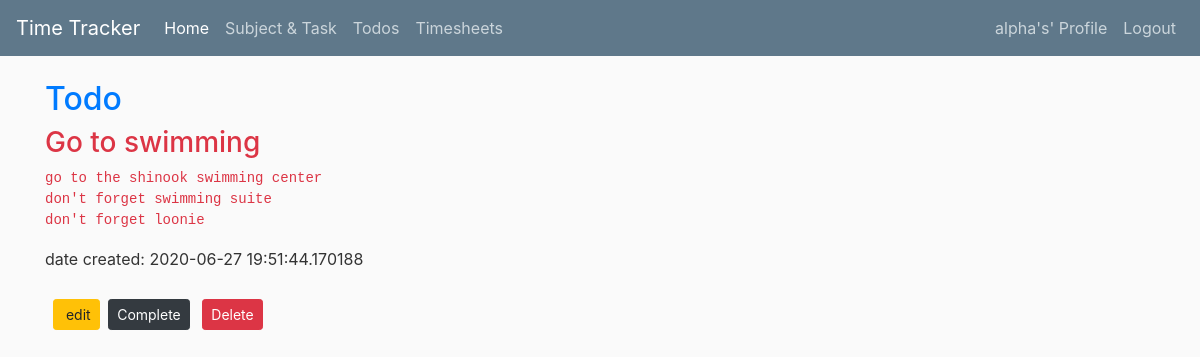
Screenshot of /todos/2 (signed in) with the database file from the repository.
### timetracker/models.py (models this page shows, shortened)
class User(db.Model, UserMixin):
	id = db.Column(db.Integer, primary_key=True)
	username = db.Column(db.String(20), unique=True, nullable=False)
	email = db.Column(db.String(120), unique=True, nullable=False)
	password = db.Column(db.String(32), nullable=False)

class Todo(db.Model):
	id = db.Column(db.Integer, primary_key=True)
	title = db.Column(db.String(256), nullable=False)
	description = db.Column(db.Text, nullable=False)
	date_created = db.Column(db.DateTime, nullable=False, default=datetime.utcnow)
	date_completed = db.Column(db.DateTime, nullable=True)
	user_id = db.Column(db.Integer, db.ForeignKey('user.id'), nullable=False)
	user = db.relationship('User', backref=db.backref('todos', lazy=True))

### timetracker/routes.py (the view)
@app.route('/todos/<int:todo_id>')
@login_required
def todo(todo_id):
	todo = Todo.query.get_or_404(todo_id)
	return render_template('todo.html', title='Todo', todo=todo)

### timetracker/models.py (called while the page is built)
@login_manager.user_loader
def load_user(user_id):
	return User.query.get(int(user_id))

### timetracker/templates/todo.html (shortened to what this page needs)
{% extends "layout.html" %}
{% block content %}
    <div>
		 <h2 class="text-primary">Todo</h2>
		 <div>
			{% if todo.date_completed %}
			<h3 class="text-success">{{ todo.title }}</h3>
			<pre class="text-success">{{ todo.description }}</pre>
			{% else %}
				<h3 class="text-danger">{{ todo.title }}</h3>
				<pre class="text-danger">{{ todo.description }}</pre>
			{% endif %}
			date created: {{ todo.date_created }}
			<br><br>
			<a href="{{ url_for('update_todo', todo_id=todo.id) }}" class="btn btn-warning btn-sm ml-2 mt-1 mb-1">
				 edit
			</a>
			<button type="button" class="btn btn-dark btn-sm m-1">Complete</button>
			<button type="button" class="btn btn-danger btn-sm m-1">Delete</button>
		 </div>
	 </div>
{% endblock content %}

### timetracker/templates/layout.html (shortened to what this page needs)
<!DOCTYPE html>
<html>
    <head>
		  <link rel="stylesheet" href="https://stackpath.bootstrapcdn.com/bootstrap/4.5.0/css/bootstrap.min.css">
        <link rel="stylesheet" href="https://use.fontawesome.com/releases/v5.4.1/css/all.css">
        <link rel="stylesheet" type="text/css" href="{{ url_for('static', filename='site.css') }}">
    </head>
    <body>
        <header class="site-header">
            <nav class="navbar navbar-expand-lg navbar-dark bg-steel fixed-top">
                <a class="navbar-brand" href="/">Time Tracker</a>
                <div class="collapse navbar-collapse" id="navbarSupportedContent">
                    <ul class="navbar-nav mr-auto">
                        <li class="nav-item active">
                            <a class="nav-link" href="/home">Home</a>
                        </li>
                        <li class="nav-item">
                            <a class="nav-link" href="/subjects_tasks">Subject & Task</a>
								</li>
                        <li class="nav-item">
									<a class="nav-link" href="/todos">Todos</a>
							  </li>
                        <li class="nav-item">
                            <a class="nav-link" href="/timesheets">Timesheets</a>
                        </li>
                    </ul>
                </div>
                <div class="navbar-nav">
						 {% if current_user.is_authenticated %}
							<a class="nav-item nav-link" href="/profile"> {{ current_user.username }}'s' Profile</a>
							<a class="nav-item nav-link" href="/logout">Logout</a>
						 {% else %}
							<a class="nav-item nav-link" href="/login">Login</a>
							<a class="nav-item nav-link" href="/register">Register</a>
						 {% endif %}
                </div>
            </nav>
        </header>
				<main role="main" class="container">
					<div class="row">
						<div class="col">
							{% block content %}
							{% endblock content %}
						</div>
					</div>
				</main>
    </body>
</html>

### timetracker/static/site.css (style rules this page uses)
body { background: #fafafa; color: #333333; margin-top: 5rem; }
h1, h2, h3, h4, h5, h5, h6 { color: #444444; }
.bg-steel { background-color: #5f788a; }
.site-header .navbar-nav .nav-link { color: #cbd5db }

### rows the page displays
User: username "alpha"
Todo: title "Go to swimming", description "go to the shinook swimming center don't forget swimming suite don't forget loonie", date_created "2020-06-27 19:51:44.170188"
